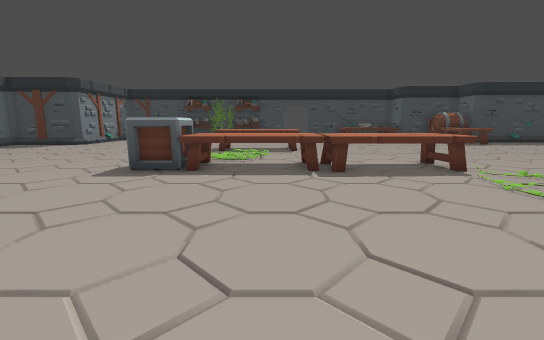
view 1 (above)

20 first-person views from a walk through a Godot game level. The camera is 1.4 m above the floor, tilts 10° down and sees 90° across. The floor is counted in squares, 1 m on a side. Each view is taken from the middle of a square. On the plan, view 1 faces up. The plan holds only what a view shows up to about 13 squares ahead; the rest is blank.

view 2
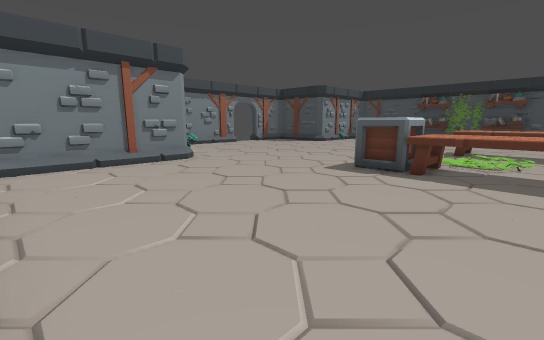

view 3
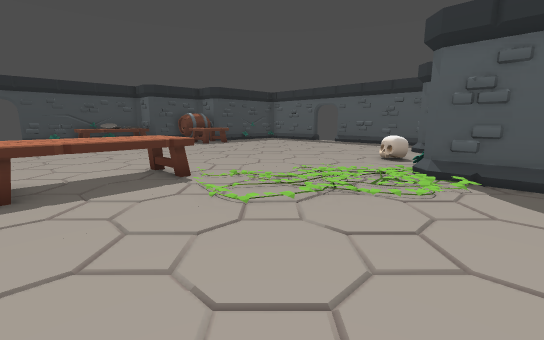

view 4
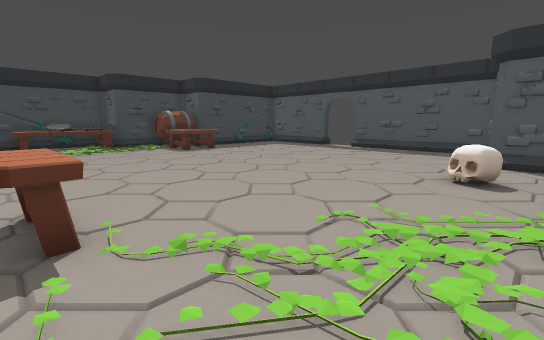

view 5
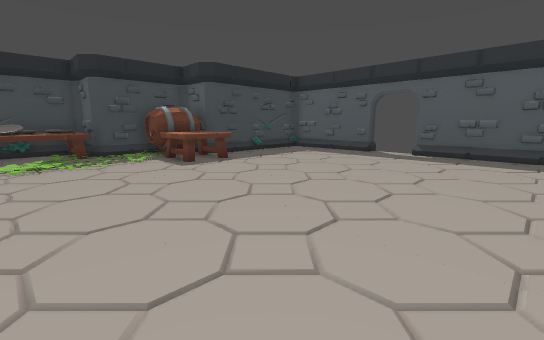

view 6
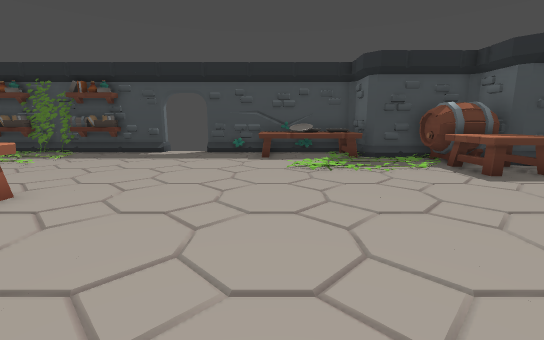

view 7
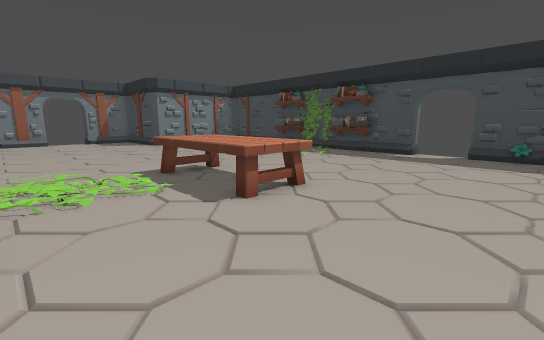

view 8
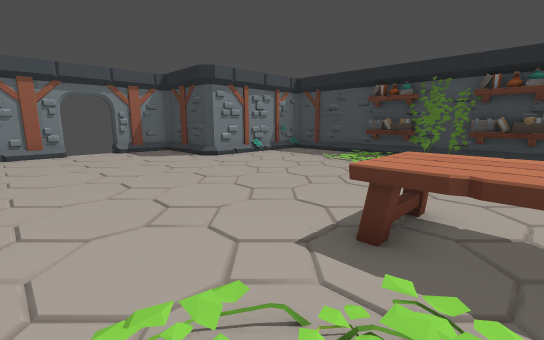

view 9
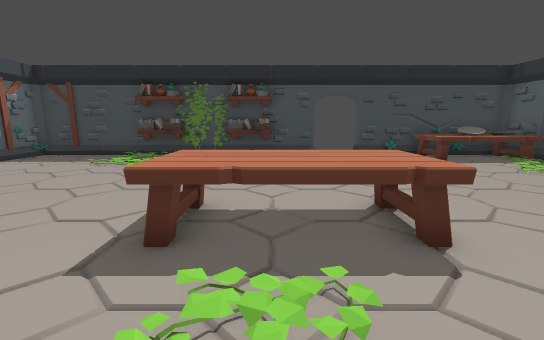

view 10
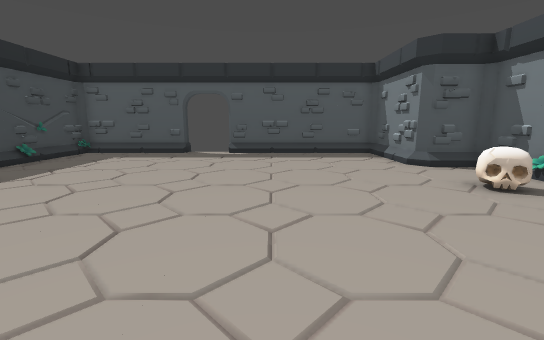

view 11
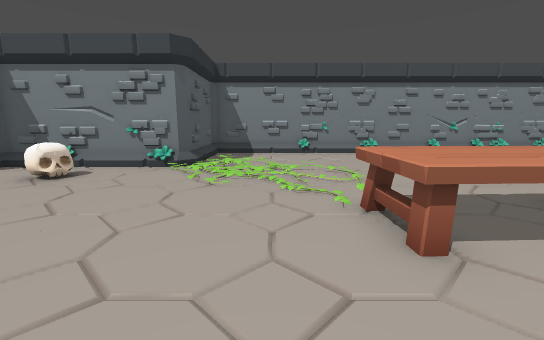

view 12
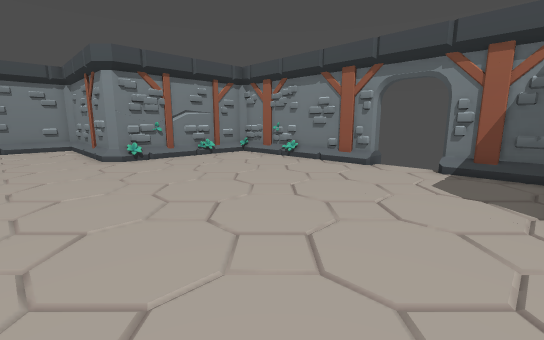

view 13
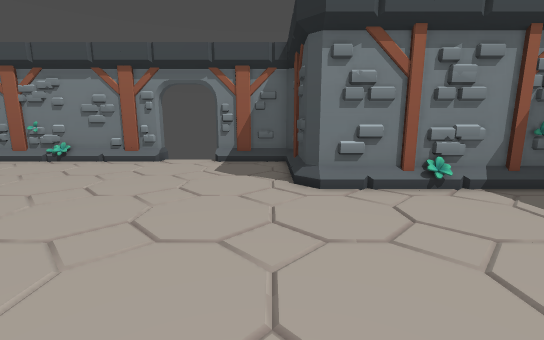

view 14
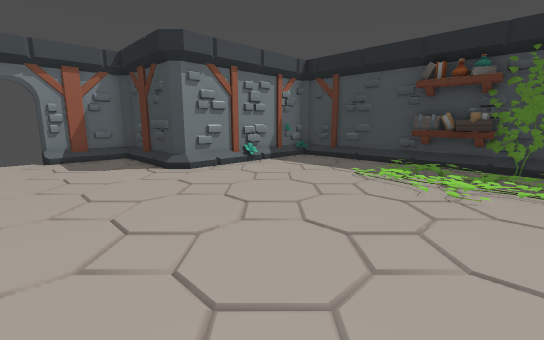

view 15
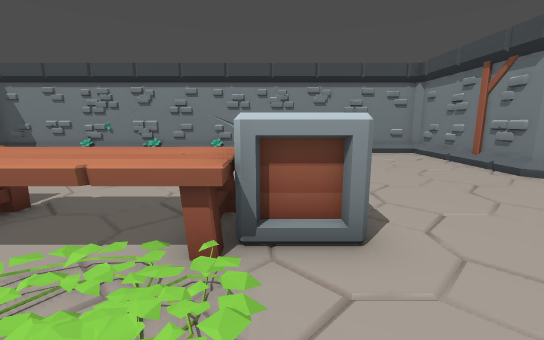

view 16
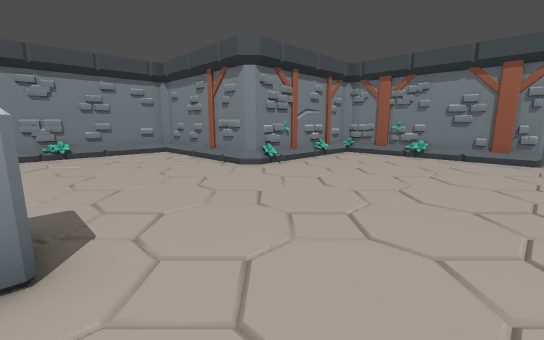

view 17
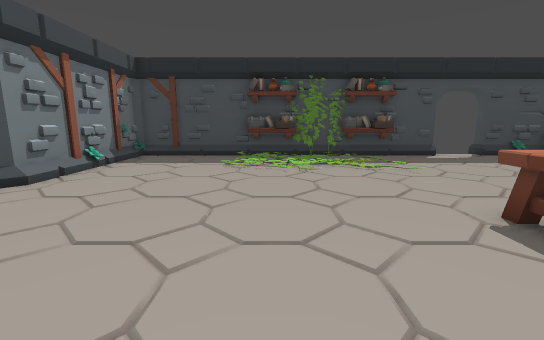

view 18
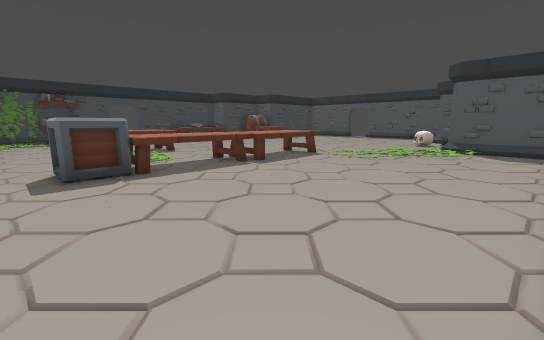

view 19
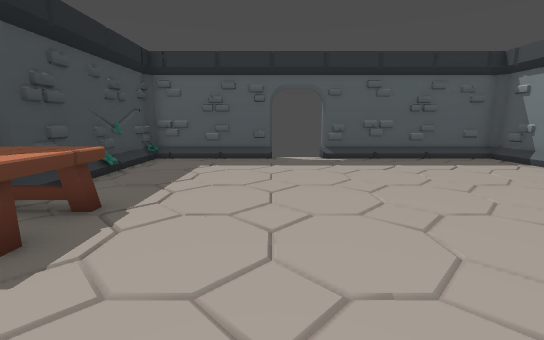

view 20
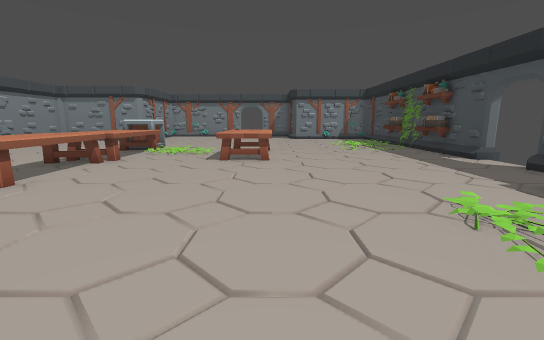

### Floor plan
Key: @ floor where view 1 was taken; # wall or solid block; x gap in a wall; . floor; / step, stairs or slope; T table; B box; S skull; P plate; O other object.
Columns run from 16 left of view 1 to 20 right of it. Each row starts with its distance up from view 1.
 23     #############x x#######
 22     #....###/###......TOOO#
 21     #....////./.......TPOO###
 20     #....//////.........////#
 19     #....///.//......../////#########
 18     #................../////TT......#
 17 #####.......................TT......#
 16 #...................................#
 15 #.............TTTT..................#
 14 x.............TTTT..................x
 13  .............TTTT..................
 12 x.............///...................x
 11 #............////...................#
 10 #............/T/....................#
  9 #...........BBTTTTTTTT..............#
  8 #...........BBTTTTTTTT/.............#
  7 #..................../..............#
  6 #..................../////..........#
  5 #######............../////...S..#####
  4       #.............../////.....#
  3       #................///#######
  2       #.................//#
  1       #...................#
  0       #.........@.........#
 -1       #####################

Where each view was taken, in squares from view 1:
view 1: 0 up, 0 right, facing up
view 2: 0 up, 0 right, facing up-left
view 3: 1 up, 2 right, facing up-right
view 4: 4 up, 5 right, facing up-right
view 5: 8 up, 7 right, facing up-right
view 6: 10 up, 6 right, facing up
view 7: 10 up, 5 right, facing up-left
view 8: 10 up, 1 left, facing up-left
view 9: 10 up, 1 left, facing up
view 10: 10 up, 7 right, facing right
view 11: 12 up, 7 right, facing down
view 12: 16 up, 7 left, facing down-left
view 13: 16 up, 6 left, facing left
view 14: 13 up, 4 left, facing up-left
view 15: 12 up, 3 left, facing down
view 16: 12 up, 4 left, facing down-left
view 17: 11 up, 6 left, facing up
view 18: 0 up, 5 left, facing up-right
view 19: 14 up, 9 right, facing right
view 20: 15 up, 11 right, facing left
